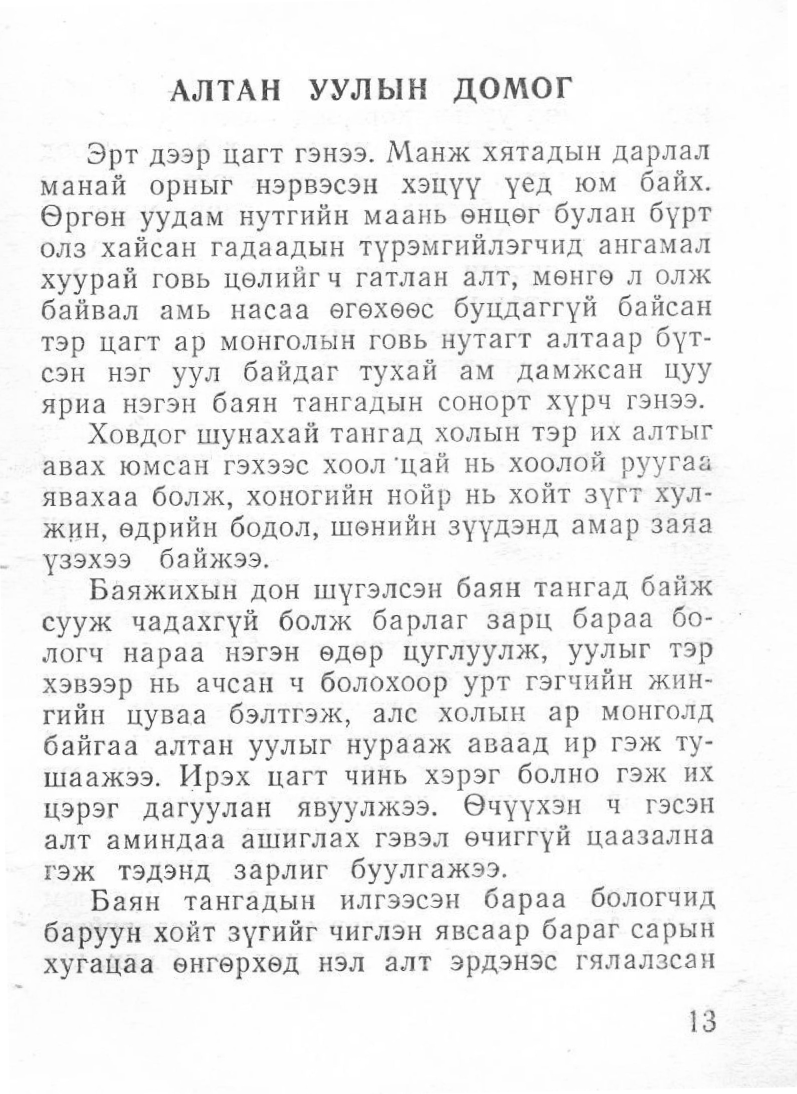
#> input picture dataset/test_imgs/corrected_images/img_003.jpg, 1594 x 2188 px (shown at 1/2 size)
$ jupyter execute --allow-errors segmentation_and_prediction.ipynb
#> lines starting #> are read from the running program, lines starting #| are printed output that depends on the picture; after the words box and inside, x2 and y2 are one past the last pixel; in counts of white or black regions, pixels touching at a corner belong together
# Dependencies

[cell 1]
import sys
import os
import matplotlib.pyplot as plt
import cv2
import numpy as np
from sklearn.preprocessing import LabelEncoder
import tensorflow as tf

module_dir = os.path.abspath('../script')
sys.path.append(module_dir)

#> (the rest of this cell did not finish here and is left out)

# Skew Correction

[cell 2]
all_images_folder = '../dataset/test_imgs/original_images'

#> (the rest of this cell did not finish here and is left out)

# Test Image and it's prediction

[cell 3]
IMAGE_PATH = "../dataset/test_imgs/corrected_images/img_003.jpg"

[cell 4]
# Print image with original size
def display_image_with_axes(im_data, dpi=100):

    if len(im_data.shape) == 3:
        height, width, depth = im_data.shape
    else:
        height, width = im_data.shape
    figsize = width / float(dpi), height / float(dpi)

    fig = plt.figure(figsize=figsize)
    ax = fig.add_axes([0, 0, 1, 1])
    ax.imshow(im_data, cmap='gray')
    plt.show()

# Apply preprocessing that is not done in skew correction
def apply_preprocess(img_path):
    image = cv2.imread(img_path)
#> image is the input picture: shape (2188, 1594, 3); min 14, max 255, mean 238.1
    gray = cv2.cvtColor(image,cv2.COLOR_BGR2GRAY)
    return gray

# Paragraph Segmentation

[cell 5]
def get_contour_precedence(contour, cols):
    tolerance_factor = 61
    origin = cv2.boundingRect(contour)
    return ((origin[1] // tolerance_factor) * tolerance_factor) * cols + origin[0]

def sort_contours_by_y(contours):
    bounding_boxes = [cv2.boundingRect(c) for c in contours]
    sorted_indices = sorted(range(len(bounding_boxes)), key=lambda k: bounding_boxes[k][1])

    return [contours[i] for i in sorted_indices]

def detect_cntr(img_path):
    image = apply_preprocess(img_path)

    ret,thresh = cv2.threshold(image,127,255,cv2.THRESH_BINARY_INV)
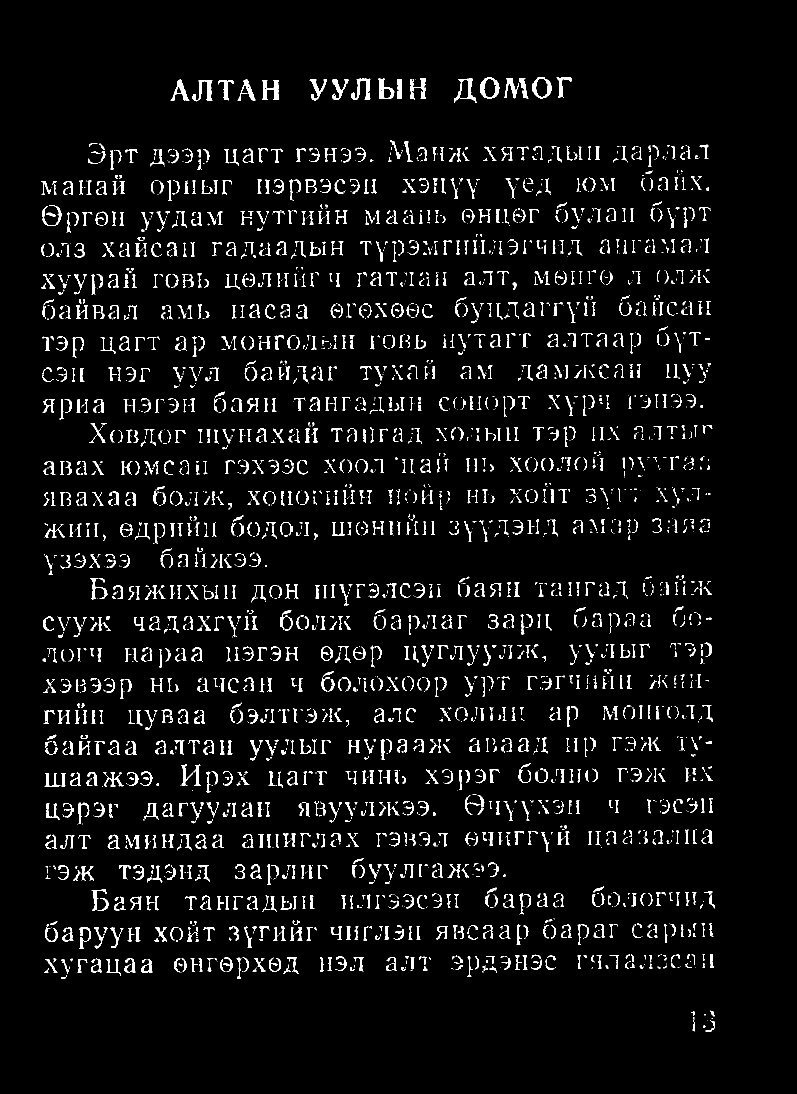
#> thresh: shape (2188, 1594) (shown at 1/2 size); 4.7% white; 3840 white regions (1822 under 20 px), largest, box (x1, y1, x2, y2) and area: (524, 160, 558, 200) 691, (961, 155, 999, 197) 619, (702, 157, 741, 199) 619

    kernel = np.ones((5,100), np.uint8)
    img_dilation = cv2.dilate(thresh, kernel, iterations=1)
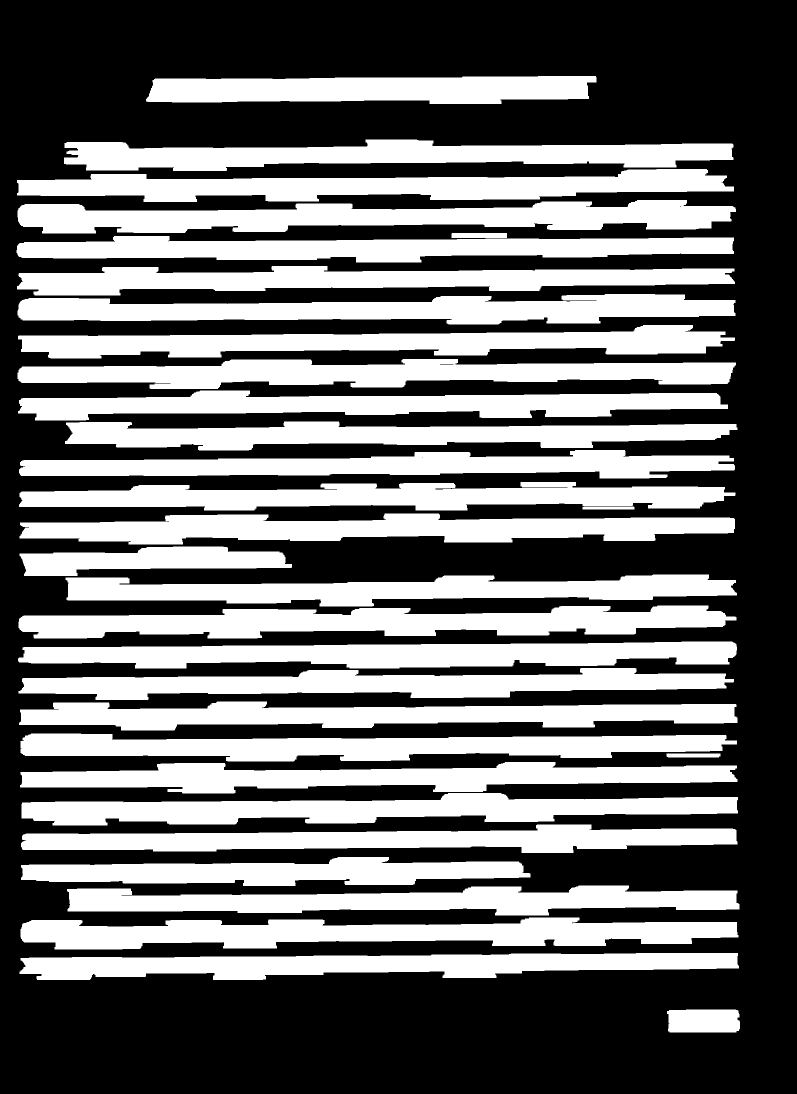
#> img_dilation: shape (2188, 1594) (shown at 1/2 size); 42.1% white; 32 white regions

    contours, h = cv2.findContours(img_dilation.copy(), cv2.RETR_EXTERNAL, cv2.CHAIN_APPROX_SIMPLE)
#> contours = 32 contours; largest, box (x1, y1, x2, y2) and area: (37, 1211, 1473, 1277) 59054, (35, 400, 1472, 467) 58854, (41, 1835, 1477, 1899) 58330, (39, 1027, 1470, 1089) 56498, (35, 588, 1471, 649) 55482; h = 32 rows, first 6: [1, -1, -1, -1], [2, 0, -1, -1], [3, 1, -1, -1], [4, 2, -1, -1], [5, 3, -1, -1], [6, 4, -1, -1]


    image_area = image.shape[0] * image.shape[1]
#> image_area = 3487672
    largest_contour = max(contours, key=cv2.contourArea)
#> largest_contour = contour of 238 points, box (x1, y1, x2, y2) (37, 1211, 1473, 1277), area 59054
    x, y, w, h = cv2.boundingRect(largest_contour)
#> x = 37; y = 1211; w = 1436; h = 66
    largest_contour_area = w * h
#> largest_contour_area = 94776
    threshold_area = 0.95 * image_area
#> threshold_area = 3313288.4
    if largest_contour_area >= threshold_area:
        contours = tuple(x for x in contours if x is not largest_contour)

    min_area = 1000
    contours_sorted = sort_contours_by_y(contours)
#> in sort_contours_by_y, `bounding_boxes = [cv2.boundingRect(c) for c in contours]`: bounding_boxes = 32 items, first 6: (1334, 2019, 146, 46), (39, 1906, 1439, 54), (41, 1835, 1436, 64), (134, 1771, 1345, 60), (42, 1714, 1019, 58), (42, 1649, 1433, 57)
#> in sort_contours_by_y, `sorted_indices = sorted(range(len(bounding_boxes)), key=lambda k: boun..`: sorted_indices = 32 values, max 31 at index 0, min 0 at index 31, mean 15.5
#> contours_sorted has the same summary as contours

    filtered_contours = [contour for contour in contours_sorted if min_area <= cv2.contourArea(contour)]
#> filtered_contours = 29 contours; largest, box (x1, y1, x2, y2) and area: (37, 1211, 1473, 1277) 59054, (35, 400, 1472, 467) 58854, (41, 1835, 1477, 1899) 58330, (39, 1027, 1470, 1089) 56498, (35, 588, 1471, 649) 55482

    cropped_images = []
    print("Sample contours: ")
    for i, ctr in enumerate(filtered_contours):
        x, y, w, h = cv2.boundingRect(ctr)
        cropped_img = image[y:y+h, x:x+w]
        cropped_images.append(cropped_img)
        if i < 3:
            display_image_with_axes(cropped_img)
#> this loop made 29 passes
#> (x, y, w, h) on passes 4 to 15: (35, 400, 1437, 67), (33, 472, 1435, 53), (34, 532, 1436, 59), (35, 588, 1436, 61), (36, 650, 1434, 67), (35, 718, 1437, 60), (36, 781, 1420, 60), (130, 843, 1345, 58), (38, 900, 1432, 57), (38, 964, 1433, 57), (39, 1027, 1431, 62), (39, 1093, 545, 59)
#> (x, y, w, h, height in display_image_with_axes, width in display_image_with_axes, figsize in display_image_with_axes) on passes 1 to 3: (292, 152, 901, 56, 56, 901, (9.01, 0.56)), (128, 279, 1339, 63, 63, 1339, (13.39, 0.63)), (34, 338, 1434, 66, 66, 1434, (14.34, 0.66))
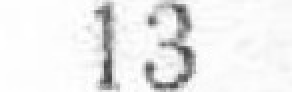
#> cropped_img: shape (46, 146) (shown 2 times larger); min 58, max 255, mean 236.4
#> after the loop, cropped_images = 29 items
    return cropped_images

contour_images = detect_cntr(IMAGE_PATH)
#> contour_images = 29 items

# Line Segmentation

[cell 6]
def thresholding(image, inv=True):
    if inv:
        ret, thresh = cv2.threshold(image, 0, 255, cv2.THRESH_BINARY_INV + cv2.THRESH_OTSU)
    else:
        ret, thresh = cv2.threshold(image, 0, 255, cv2.THRESH_OTSU)
    return thresh

def line_segmentation_horizontal_projection(gray_image):
    _, binary = cv2.threshold(gray_image, 200, 255, cv2.THRESH_BINARY_INV)
    horizontal_projection = np.sum(binary, axis=1)

    threshold = (np.max(horizontal_projection) - np.min(horizontal_projection)) / 100
    lines = []
    start = None

    for i, value in enumerate(horizontal_projection):
        if value > threshold and start is None:  # Start of a line
            start = i
        elif value <= threshold and start is not None:  # End of a line
            end = i
            lines.append((start, end))
            start = None

    if start is not None:
        lines.append((start, len(horizontal_projection)))

    line_images = []
    for (start, end) in lines:
        x, y, w, h = 0, int(start), int(gray_image.shape[1]), int(end-start)
        line_images.append(gray_image[y:y+h, x:x+w])

    return line_images

[cell 7]
line_images_all = []
print("Sample Line Segmentation:")
for i in range(len(contour_images)):
    line_images = line_segmentation_horizontal_projection(contour_images[i])
    if line_images != None:
        for single_line in line_images:
            if single_line.shape[0] > 10: #change
                line_images_all.append(single_line)
                if i < 3:
                    display_image_with_axes(single_line)
#> this loop made 29 passes
#> threshold in line_segmentation_horizontal_projection on passes 4 to 15: 1292.8, 1234.2, 1216.3, 1132.2, 1142.4, 1132.2, 1122, 1157.7, 1083.8, 1122, 1203.6, 517.6
#> threshold in line_segmentation_horizontal_projection on passes 1 to 3: 892.5, 1106.7, 1106.7
#> after the loop, line_images_all = 29 items

# Word Segmentation

[cell 8]
def cropp_line(line_image):
    thresh = thresholding(line_image)
    binary = line_image > thresh
    vertical_projection = np.sum(binary, axis=0)
    height = line_image.shape[0]
    index = 0
    while vertical_projection[index] == height:
        index += 1
    if index > 2:
        index -= 2
    line_image = line_image[:, index:]

    thresh = thresholding(line_image)
    binary = line_image > thresh
    vertical_projection = np.sum(binary, axis=0)

    index = line_image.shape[1] - 1
    while vertical_projection[index] == height:
        index -= 1
    if index < line_image.shape[1] - 1:
        index += 2

    line_image = line_image[:, :index]
    return line_image

def word_segmentation(line_image, display_result=False):
    line = cropp_line(line_image)
    dst = cv2.fastNlMeansDenoising(line, None, 12, 7, 21)
    thresh = thresholding(dst)
    kernel = np.ones((1, 1), np.uint8)
    dilated = cv2.dilate(thresh, kernel, iterations=1)
    binary = line > dilated
    vertical_projection = np.sum(binary, axis=0)

    height = line.shape[0]
    whitespace_lengths = []
    current_whitespace = 0
    for vp in vertical_projection:
        if vp == height:
            current_whitespace += 1
        elif current_whitespace:
            whitespace_lengths.append(current_whitespace)
            current_whitespace = 0

    if current_whitespace:
        whitespace_lengths.append(current_whitespace)

    avg_white_space_length = np.mean(whitespace_lengths)*1.5 if whitespace_lengths else 0

    divider_indexes = [0]
    current_whitespace = 0
    for index, vp in enumerate(vertical_projection):
        if vp == height:
            current_whitespace += 1
        else:
            if current_whitespace > avg_white_space_length:
                divider_indexes.append(index - current_whitespace // 2)
            current_whitespace = 0

    if display_result:
        line_copy = line.copy()
        mask = np.zeros_like(line_copy, dtype=bool)
        mask[:, divider_indexes] = True
        line_copy[mask] = 0

        plt.figure(figsize=(6,15))
        plt.imshow(line_copy, cmap="gray")
        plt.show()

    divider_indexes.append(len(vertical_projection))

    dividers = np.column_stack((divider_indexes[:-1], divider_indexes[1:]))

    words = [line[:, window[0]:window[1]] for window in dividers]

    return words

[cell 9]
print("Sample Word Segmentation:")
words_images = []
for i in range(len(line_images_all)):
    if i < 3:
        words = word_segmentation(line_images_all[i], True)
    else:
        words = word_segmentation(line_images_all[i], False)
    words_images.append(words)
#> this loop made 29 passes
#> pass 1, in thresholding, `ret, thresh = cv2.threshold(image, 0, 255, cv2.THRESH_BINARY_INV + cv2..`:
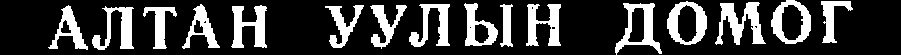
#> thresh: shape (55, 901); 22.8% white; 16 white regions, largest, box (x1, y1, x2, y2) and area: (715, 2, 766, 45) 1032, (615, 3, 662, 55) 862, (231, 5, 267, 48) 849
#> pass 1, in thresholding (call 2), `ret, thresh = cv2.threshold(image, 0, 255, cv2.THRESH_BINARY_INV + cv2..`:
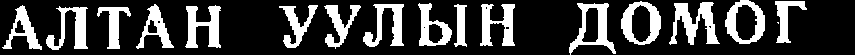
#> thresh: shape (55, 855); 23.9% white; 17 white regions (1 under 20 px), largest, box (x1, y1, x2, y2) and area: (669, 2, 720, 45) 1026, (569, 3, 616, 55) 859, (185, 5, 221, 48) 843
#> after the loop, words_images = 29 items

# Character Segmentation

[cell 10]
def character_segmentation(image, visual):
    kernel = np.ones((1, 3), np.uint8)
    dilated = cv2.erode(image, kernel, iterations=2)

    denoised = cv2.fastNlMeansDenoising(dilated, None, h=30, templateWindowSize=7, searchWindowSize=21)

    _, binary = cv2.threshold(denoised, 170, 255, cv2.THRESH_BINARY_INV + cv2.THRESH_OTSU)

    # Find contours
    contours, _ = cv2.findContours(binary, cv2.RETR_EXTERNAL, cv2.CHAIN_APPROX_SIMPLE)

    contours = sorted(contours, key=lambda ctr: cv2.boundingRect(ctr)[0])

    result_chars = []
    for i, contour in enumerate(contours):
        x, y, w, h = cv2.boundingRect(contour)

        # Check if character height is much smaller than the width (indicating possible multi-letter segmentation)
        if w > 10 and h > 10:  # Ensure the character is large enough
            if h * 1.2 < w and h * 2 > w:  # If the width is much larger than the height, check the middle column
                mid_x = x + w // 2

                middle_column_sum = np.sum(binary[y:y + h, mid_x])
                # If the sum of pixels in the middle column is less than the threshold, split the character
                if middle_column_sum < h*255*0.3:
                    left_char = binary[y:y + h, x:mid_x]
                    right_char = binary[y:y + h, mid_x:x + w]

                    if visual:
                        display_image_with_axes(left_char, 20)
                        display_image_with_axes(right_char, 20)

                    result_chars.append(left_char)
                    result_chars.append(right_char)
                else:
                    # If the middle column has enough pixels, keep the entire character
                    char = binary[y:y + h, x:x + w]
                    if visual:
                        display_image_with_axes(char, 20)
                    result_chars.append(char)
            elif h * 2 < w:  # If width is much larger than height, split into 3 parts
                third_x1 = x + w // 3
                third_x2 = x + 2 * w // 3

                left_char = binary[y:y + h, x:third_x1]
                middle_char = binary[y:y + h, third_x1:third_x2]
                right_char = binary[y:y + h, third_x2:x + w]

                if visual:
                    display_image_with_axes(left_char, 20)
                    display_image_with_axes(middle_char, 20)
                    display_image_with_axes(right_char, 20)

                result_chars.append(left_char)
                result_chars.append(middle_char)
                result_chars.append(right_char)
            else:
                # If the character is not too wide, add the entire character
                char = binary[y:y + h, x:x + w]
                if visual:
                    display_image_with_axes(char, 50)
                result_chars.append(char)
    return result_chars

# Character Recognition

[cell 11]
# Load the model and encoder
model_path = '/home/bat/Documents/code/mn_ocr_uchprak/final_mn_ocr/cnn_character_recognition_model.h5'
#> (the rest of this cell did not finish here and is left out)

[cell 12]
result_full_text = ""
print("Saple Letter Segmentation")
#> (the rest of this cell did not finish here and is left out)

# Postprocess Text Output

[cell 13]
def postprocess_text(input_string):
#> called with input_string = ''
    replacements_dict = {
        "ь[": "Ы",
        "[[": "Н",
        "[": "Н",
        "][": "Н",
        "]]": "Н",
    }
#> replacements_dict = {'ь[': 'Ы', '[[': 'Н', '[': 'Н', '][': 'Н', ']]': 'Н'}
    for key, value in replacements_dict.items():
        input_string = input_string.replace(key, value)
#> this loop made 5 passes
    return input_string

output_string = postprocess_text(result_full_text)
print(output_string)
